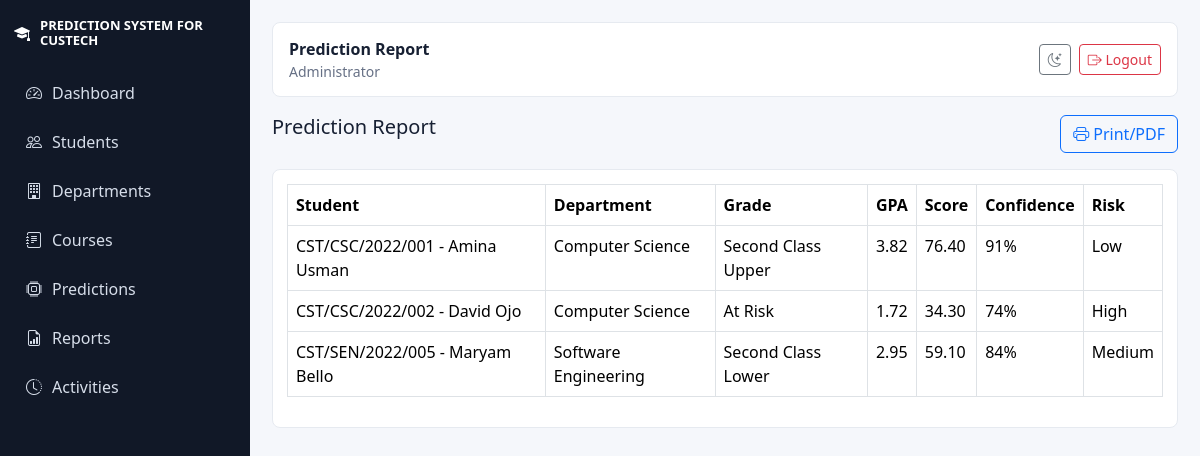
/reports/prediction_report.php (signed in), run on the app's committed database.
### tables this page shows
CREATE TABLE users (id INT AUTO_INCREMENT PRIMARY KEY, role_id INT NOT NULL, username VARCHAR(60) UNIQUE NOT NULL, email VARCHAR(120) UNIQUE NOT NULL, password_hash VARCHAR(255) NOT NULL, status ENUM('active','inactive') DEFAULT 'active', last_login DATETIME NULL, created_at DATETIME, FOREIGN KEY (role_id) REFERENCES roles(id));

CREATE TABLE roles (id INT AUTO_INCREMENT PRIMARY KEY, name VARCHAR(60) UNIQUE NOT NULL, description VARCHAR(255));

CREATE TABLE predictions (id INT AUTO_INCREMENT PRIMARY KEY, student_id INT NOT NULL, input_data JSON, predicted_grade VARCHAR(60), predicted_gpa DECIMAL(4,2), probability_score DECIMAL(5,2), confidence INT, risk_level VARCHAR(20), recommendations TEXT, created_by INT, created_at DATETIME, FOREIGN KEY (student_id) REFERENCES students(id), FOREIGN KEY (created_by) REFERENCES users(id));

CREATE TABLE departments (id INT AUTO_INCREMENT PRIMARY KEY, faculty_id INT NOT NULL, name VARCHAR(120) NOT NULL, code VARCHAR(20) UNIQUE, created_at DATETIME, FOREIGN KEY (faculty_id) REFERENCES faculties(id));

### includes/functions.php (called while the page is built, shortened)
<?php
function db(): PDO
{
    static $pdo = null;
    if ($pdo instanceof PDO) {
        return $pdo;
    }
    $dsn = 'mysql:host=' . DB_HOST . ';dbname=' . DB_NAME . ';charset=' . DB_CHARSET;
    $pdo = new PDO($dsn, DB_USER, DB_PASS, [
        PDO::ATTR_ERRMODE => PDO::ERRMODE_EXCEPTION,
        PDO::ATTR_DEFAULT_FETCH_MODE => PDO::FETCH_ASSOC,
        PDO::ATTR_EMULATE_PREPARES => false,
    ]);
    return $pdo;
}
function e(?string $value): string
{
    return htmlspecialchars((string)$value, ENT_QUOTES, 'UTF-8');
}
function url(string $path = ''): string
{
    return BASE_URL . '/' . ltrim($path, '/');
}
function current_user(): ?array
{
    $stmt = db()->prepare('SELECT u.*, r.name AS role_name FROM users u JOIN roles r ON r.id = u.role_id WHERE u.id = ? AND u.status = "active"');
    $stmt->execute([$_SESSION['user_id']]);
    return $stmt->fetch() ?: null;
}
function fetch_all(string $sql, array $params = []): array
{
    $stmt = db()->prepare($sql);
    $stmt->execute($params);
    return $stmt->fetchAll();
}

### reports/prediction_report.php (the view)
<?php
require_once __DIR__ . '/../includes/functions.php';
$user = require_login();
if (in_array($user['role_name'], ['Super Admin','Administrator','Department Officer','Lecturer'], true)) {
    $rows = fetch_all('SELECT p.*, s.matric_no, CONCAT(s.first_name," ",s.last_name) student, d.name department FROM predictions p JOIN students s ON s.id=p.student_id LEFT JOIN departments d ON d.id=s.department_id ORDER BY p.created_at DESC');
} else {
    $rows = fetch_all('SELECT p.*, s.matric_no, CONCAT(s.first_name," ",s.last_name) student, d.name department FROM predictions p JOIN students s ON s.id=p.student_id LEFT JOIN departments d ON d.id=s.department_id WHERE s.user_id = ? ORDER BY p.created_at DESC', [$user['id']]);
}
$title = 'Prediction Report';
require __DIR__ . '/../views/partials/header.php';
?>
<div class="d-flex justify-content-between mb-3"><h1 class="h5">Prediction Report</h1><button onclick="window.print()" class="btn btn-outline-primary"><i class="bi bi-printer"></i> Print/PDF</button></div>
<div class="table-wrap"><table class="table table-bordered"><thead><tr><th>Student</th><th>Department</th><th>Grade</th><th>GPA</th><th>Score</th><th>Confidence</th><th>Risk</th></tr></thead><tbody><?php foreach($rows as $r): ?><tr><td><?= e($r['matric_no'].' - '.$r['student']) ?></td><td><?= e($r['department']) ?></td><td><?= e($r['predicted_grade']) ?></td><td><?= e($r['predicted_gpa']) ?></td><td><?= e($r['probability_score']) ?></td><td><?= e($r['confidence']) ?>%</td><td><?= e($r['risk_level']) ?></td></tr><?php endforeach; ?></tbody></table></div>
<?php require __DIR__ . '/../views/partials/footer.php'; ?>

### views/partials/header.php (shortened to what this page needs)
<?php $user = current_user(); ?>
<!doctype html>
<html lang="en" data-theme="<?= e($_COOKIE['theme'] ?? 'light') ?>">
<head>
    <link href="<?= e(url('assets/vendor/bootstrap/css/bootstrap.min.css')) ?>" rel="stylesheet">
    <link href="<?= e(url('assets/vendor/bootstrap-icons/bootstrap-icons.min.css')) ?>" rel="stylesheet">
    <link href="<?= e(url('assets/css/style.css')) ?>" rel="stylesheet">
</head>
<body>
<div class="app-shell">
<?php if ($user): ?>
    <aside class="sidebar">
        <a class="brand" href="<?= e(url('dashboard.php')) ?>"><i class="bi bi-mortarboard-fill"></i><span>PREDICTION SYSTEM FOR CUSTECH</span></a>
        <nav>
            <a href="<?= e(url('dashboard.php')) ?>"><i class="bi bi-speedometer2"></i> Dashboard</a>
            <?php if (in_array($user['role_name'], ['Super Admin','Administrator'], true)): ?>
                <a href="<?= e(url('admin/students.php')) ?>"><i class="bi bi-people"></i> Students</a>
                <a href="<?= e(url('admin/departments.php')) ?>"><i class="bi bi-building"></i> Departments</a>
                <a href="<?= e(url('admin/courses.php')) ?>"><i class="bi bi-journal-text"></i> Courses</a>
                <a href="<?= e(url('admin/predictions.php')) ?>"><i class="bi bi-cpu"></i> Predictions</a>
                <a href="<?= e(url('admin/reports.php')) ?>"><i class="bi bi-file-earmark-bar-graph"></i> Reports</a>
            <?php endif; ?>
            <a href="<?= e(url('activities.php')) ?>"><i class="bi bi-clock-history"></i> Activities</a>
        </nav>
    </aside>
<?php endif; ?>
<main class="<?= $user ? 'content' : 'public-content' ?>">
<?php if ($user): ?>
    <header class="topbar">
        <div>
            <strong><?= e($title ?? 'Dashboard') ?></strong>
            <small><?= e($user['role_name']) ?></small>
        </div>
        <div class="top-actions">
            <button class="btn btn-sm btn-outline-secondary" id="themeToggle" title="Toggle theme"><i class="bi bi-moon-stars"></i></button>
            <a class="btn btn-sm btn-outline-danger" href="<?= e(url('logout.php')) ?>"><i class="bi bi-box-arrow-right"></i> Logout</a>
        </div>
    </header>
<?php endif; ?>

### assets/css/style.css (style rules this page uses)
:root { --bg: #f5f7fb; --panel: #ffffff; --text: #172033; --muted: #667085; --line: #e6eaf0; --primary: #1769aa; --success: #18865b; --danger: #bd2c3c; }
body { background: var(--bg); color: var(--text); font-family: "Segoe UI", Arial, sans-serif; }
.app-shell { min-height: 100vh; display: flex; }
.sidebar { width: 250px; background: #111827; color: white; position: fixed; inset: 0 auto 0 0; padding: 18px 14px; overflow-y: auto; }
.brand { display: flex; gap: 10px; align-items: center; color: white; text-decoration: none; font-weight: 800; margin-bottom: 22px; line-height: 1.15; }
.brand span { font-size: 13px; }
.sidebar nav a { display: flex; align-items: center; gap: 10px; color: #d7deea; text-decoration: none; padding: 11px 12px; border-radius: 8px; margin: 3px 0; }
.content { margin-left: 250px; width: calc(100% - 250px); padding: 22px; }
.topbar { background: var(--panel); border: 1px solid var(--line); border-radius: 8px; padding: 14px 16px; display: flex; justify-content: space-between; align-items: center; margin-bottom: 18px; }
.topbar small { display:block; color: var(--muted); }
.top-actions { display: flex; gap: 8px; }
.card, .table-wrap, .auth-card { background: var(--panel); border: 1px solid var(--line); border-radius: 8px; color: var(--text); }
.table-wrap { padding: 14px; overflow-x: auto; }

### data on the page
users: role.name "Administrator"
predictions: student "CST/CSC/2022/001 - Amina Usman", departments.name "Computer Science", predicted_grade "Second Class Upper", predicted_gpa "3.82", probability_score "76.40", confidence "91", risk_level "Low"
predictions: student "CST/CSC/2022/002 - David Ojo", departments.name "Computer Science", predicted_grade "At Risk", predicted_gpa "1.72", probability_score "34.30", confidence "74", risk_level "High"
predictions: student "CST/SEN/2022/005 - Maryam Bello", departments.name "Software Engineering", predicted_grade "Second Class Lower", predicted_gpa "2.95", probability_score "59.10", confidence "84", risk_level "Medium"

### other printed values
$title "Prediction Report"
